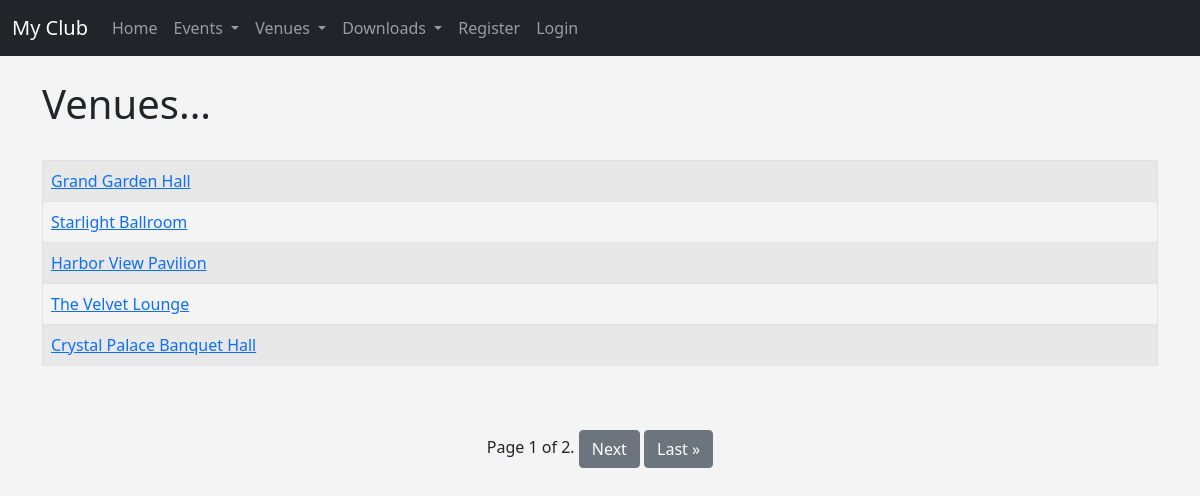
/venues, run on the app's committed database.
### events/models.py (models this page shows)
class Venue(models.Model):
	name = models.CharField('Venue Name', max_length=120)
	address = models.CharField(max_length=300)
	zip_code = models.CharField('Zip Code', max_length=15)
	phone = models.CharField('Contact Phone', max_length=25, blank=True)
	web = models.URLField('Website Address', blank=True)
	email_address = models.EmailField('Email Address', blank=True)
	owner = models.IntegerField("Venue Owner", blank=False, default=1)
	def __str__(self):
		return self.name

### events/views.py (the view)
# urls.py: path('venues', views.all_venues, name="list-venues"),
def all_venues(request):
	venue_list = Venue.objects.all()
	paginator = Paginator(venue_list, 5)
	page_number = request.GET.get("page")
	page_obj = paginator.get_page(page_number)
	return render(request, 'events/venue_list.html', {'venue_list':venue_list, 'page_obj':page_obj})

### events/templates/events/venue_list.html (shortened to what this page needs)
{% extends 'base.html' %}
{% block content %}
	<h1>Venues...</h1>
    <br/>
    <table class="table table-striped table-hover table-bordered">
        {% for venue in page_obj %}
            <tr>
                <td>
                    <a href="{% url 'venue-detail' venue.id %}">{{ venue }}</a>
                </td>
            </tr>
        {% endfor %}
    </table>
    <br/></br/>
    <div class="container text-center">
        <div class="pagination">
            <span class="step-links mx-auto">
                <span class="current">
                    Page {{ page_obj.number }} of {{ page_obj.paginator.num_pages }}.
                </span>
                {% if page_obj.has_next %}
                    <a href="?page={{ page_obj.next_page_number }}" class="btn btn-secondary">Next</a>
                    <a href="?page={{ page_obj.paginator.num_pages }}" class="btn btn-secondary">Last &raquo;</a>
                {% endif %}
            </span>
        </div>
    </div>
<br/>
{% endblock %}

### events/templates/base.html (style rules this page uses)
body { background: #f4f4f4; }

### data on the page
Venue: name "Grand Garden Hall"
Venue: name "Starlight Ballroom"
Venue: name "Harbor View Pavilion"
Venue: name "The Velvet Lounge"
Venue: name "Crystal Palace Banquet Hall"

### other printed values
{{ page_obj.number }} "1"
{{ page_obj.paginator.num_pages }} "2"
